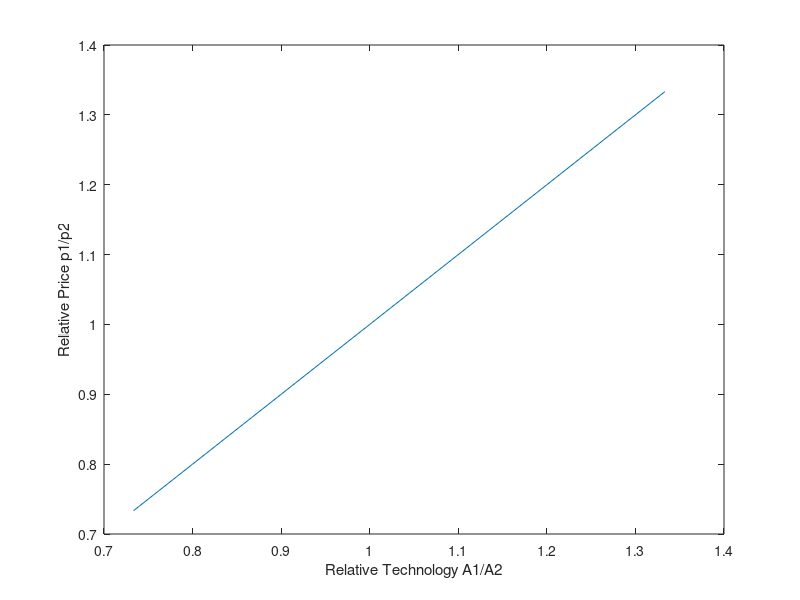

Reproduce this figure in MATLAB.
clearvars;
% shared parameters 
alpha = .3;
kbar = 2;
lbar = 1;
% preferences parameters
beta = 1.1; %consumers like goods 2 better
% different values of A1 
for i = 1:10
    A1(i) = [1 + i/10];
    A2(i) = [1.5];
    relativeA(i) = [ A1(i)/A2(i) ];
    P1(i) = [ A1(i)/(A1(i) + A2(i))];
    P2(i) = [ 1 - P1(i) ];
    relativeP(i) = [ P1(i)/P2(i) ];
    L1(i) = [ lbar*(1/(1+beta)) ];
    L2(i) = [ lbar*(beta/(1+beta)) ];
    K1(i) = [ kbar*(1/(1+beta)) ];
    K2(i) = [ kbar*(beta/(1+beta)) ];
    R(i) = [ (alpha*A1(i)*P1(i))/((kbar/lbar)^(1-alpha)) ];
    W(i) = [ ((1-alpha)*A1(i)*P1(i))/((kbar/lbar)^(-alpha)) ];
end

plot(relativeA, relativeP)
xlabel('Relative Technology A1/A2')
ylabel('Relative Price p1/p2')